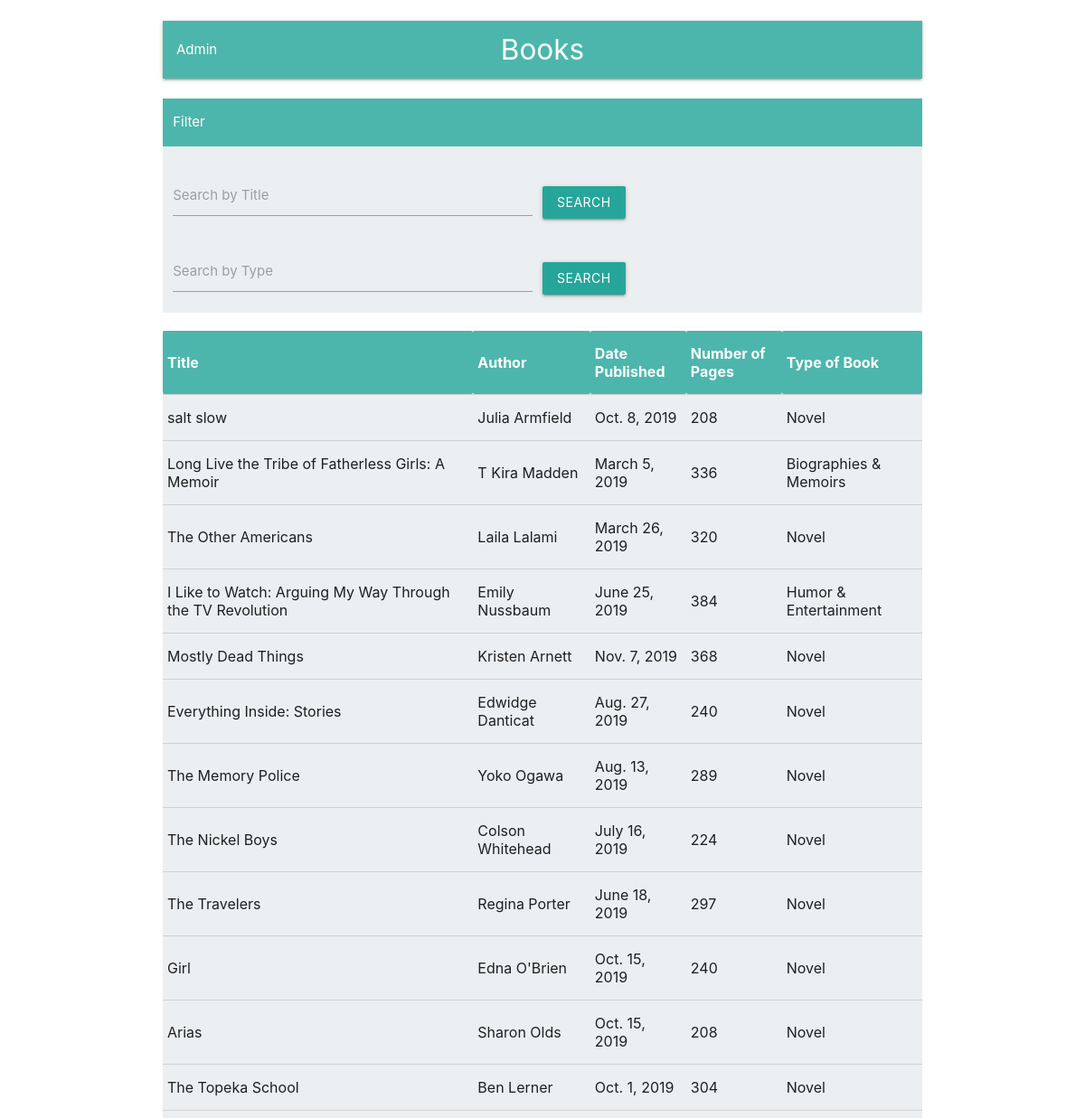
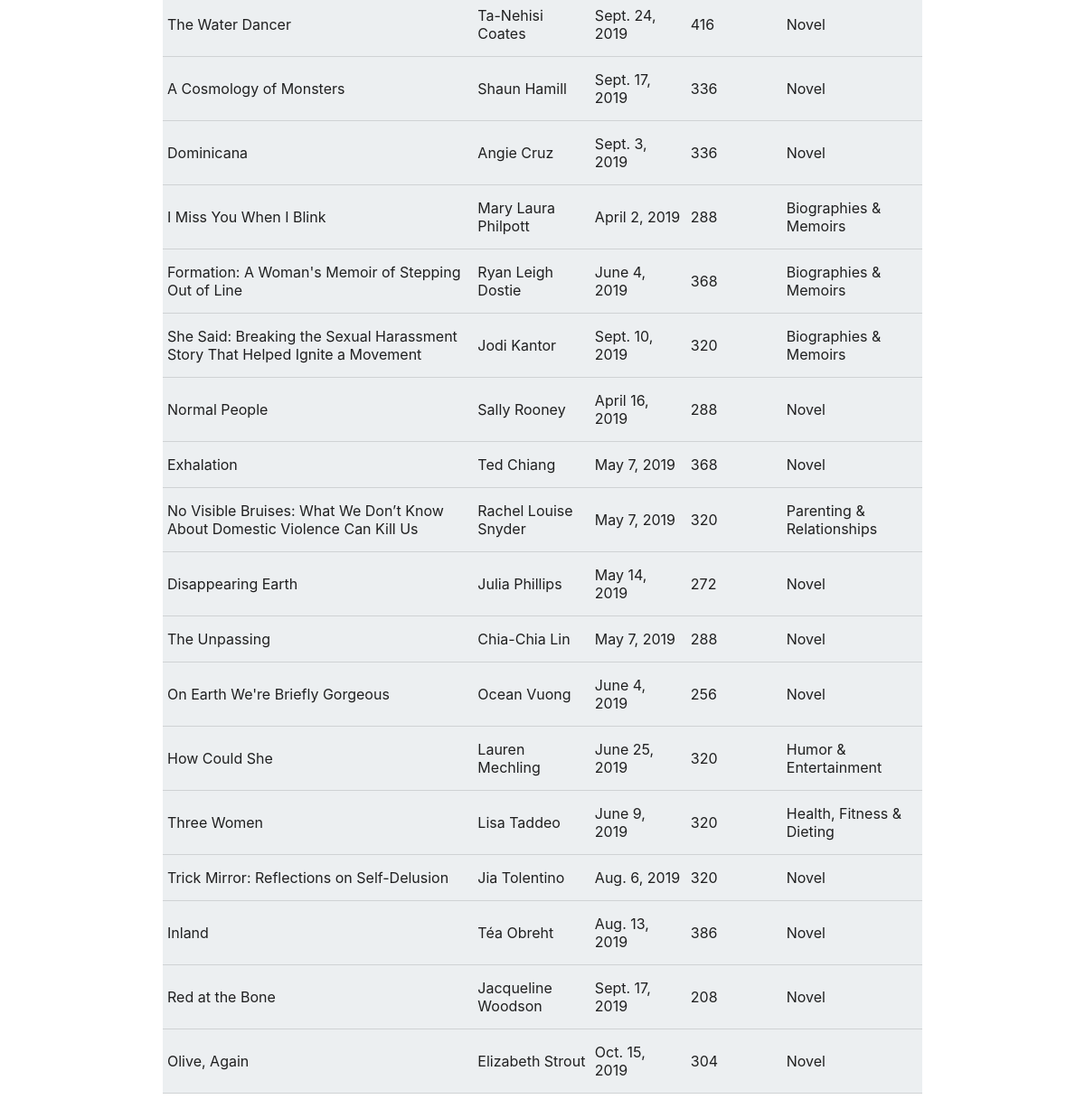
The page / on the database its author committed (2 pictures, top to bottom).
### main/models.py (models this page shows)
class Book(models.Model):
    book_title = models.CharField(max_length=200)
    book_author = models.CharField(max_length=100)
    book_published = models.DateField("data published", default='')
    book_pages = models.PositiveSmallIntegerField()
    book_type = models.CharField(max_length=100)
    book_picturename = models.CharField(max_length=200, default='')

### main/views.py (the view)
# urls.py: path("", views.homepage, name="homepage"),
def homepage(request):
    return render(request=request,
                    template_name="main/home.html",
                    context = {"books": Book.objects.all})

### main/templates/main/home.html (shortened to what this page needs)
<head>
    {% load static %}
    <link rel="stylesheet" href="{% static "main/css/materialize.css" %}">
</head>
<body>
    <br>
    <div class="container">
        <nav>
            <div class="nav-wrapper teal lighten-2">
            <a href="#" class="brand-logo center">Books</a>
            <ul id="nav-mobile" class="left hide-on-med-and-down">
                <li><a href="admin/">Admin</a></li>
            </ul>
            </div>
        </nav>
        <br>
        <div class="row">
            <div class="col s12 teal lighten-2 ">
                <p style = "color:white">Filter</p>
            </div>
            <form class="col s12"></form>
            <div class="row" style="margin-bottom: 0em;">
                <div class="input-field col s6">
                    <input id="title" type="text" class="validate">
                    <label for="title">Search by Title</label>
                </div>
                <button class="btn waves-effect waves-light" type="submit" name="action" style="top: 2em;">Search
                </button>
            </div>
            <div class="row" style="margin-bottom: 0em;">
                <div class="input-field col s6">
                    <input id="type" type="text" class="validate">
                    <label for="type">Search by Type</label>
                </div>
                <button class="btn waves-effect waves-light" type="submit" name="action" style="top: 2em;">Search
                </button>
                </div>
        </div>
        <div class = "row">
            <table class="highlight">
            <thead class="nav-wrapper teal lighten-2" style="color: white;">
                <tr>
                    <th>Title</th>
                    <th>Author</th>
                    <th>Date Published</th>
                    <th>Number of Pages</th>
                    <th>Type of Book</th>
                </tr>
            </thead>
            <tbody>
                {% for book in books %}
                    <tr>
                        <td>{{book.book_title}}</td>
                        <td>{{book.book_author}}</td>
                        <td>{{book.book_published}}</td>
                        <td>{{book.book_pages}}</td>
                        <td>{{book.book_type}}</td>
                    </tr>
                {% endfor %}
            </tbody>
            </table>
        </div>
        <br>
    </div>
</body>

### rows shown on the page
Book: book_title "salt slow", book_author "Julia Armfield", book_published "Oct. 8, 2019", book_pages "208", book_type "Novel"
Book: book_title "Long Live the Tribe of Fatherless Girls: A Memoir", book_author "T Kira Madden", book_published "March 5, 2019", book_pages "336", book_type "Biographies & Memoirs"
Book: book_title "The Other Americans", book_author "Laila Lalami", book_published "March 26, 2019", book_pages "320", book_type "Novel"
Book: book_title "I Like to Watch: Arguing My Way Through the TV Revolution", book_author "Emily Nussbaum", book_published "June 25, 2019", book_pages "384", book_type "Humor & Entertainment"
Book: book_title "Mostly Dead Things", book_author "Kristen Arnett", book_published "Nov. 7, 2019", book_pages "368", book_type "Novel"
Book: book_title "Everything Inside: Stories", book_author "Edwidge Danticat", book_published "Aug. 27, 2019", book_pages "240", book_type "Novel"
Book: book_title "The Memory Police", book_author "Yoko Ogawa", book_published "Aug. 13, 2019", book_pages "289", book_type "Novel"
Book: book_title "The Nickel Boys", book_author "Colson Whitehead", book_published "July 16, 2019", book_pages "224", book_type "Novel"
Book: book_title "The Travelers", book_author "Regina Porter", book_published "June 18, 2019", book_pages "297", book_type "Novel"
Book: book_title "Girl", book_author "Edna O'Brien", book_published "Oct. 15, 2019", book_pages "240", book_type "Novel"
Book: book_title "Arias", book_author "Sharon Olds", book_published "Oct. 15, 2019", book_pages "208", book_type "Novel"
Book: book_title "The Topeka School", book_author "Ben Lerner", book_published "Oct. 1, 2019", book_pages "304", book_type "Novel"
Book: book_title "The Water Dancer", book_author "Ta-Nehisi Coates", book_published "Sept. 24, 2019", book_pages "416", book_type "Novel"
Book: book_title "A Cosmology of Monsters", book_author "Shaun Hamill", book_published "Sept. 17, 2019", book_pages "336", book_type "Novel"
Book: book_title "Dominicana", book_author "Angie Cruz", book_published "Sept. 3, 2019", book_pages "336", book_type "Novel"
Book: book_title "I Miss You When I Blink", book_author "Mary Laura Philpott", book_published "April 2, 2019", book_pages "288", book_type "Biographies & Memoirs"
Book: book_title "Formation: A Woman's Memoir of Stepping Out of Line", book_author "Ryan Leigh Dostie", book_published "June 4, 2019", book_pages "368", book_type "Biographies & Memoirs"
Book: book_title "She Said: Breaking the Sexual Harassment Story That Helped Ignite a Movement", book_author "Jodi Kantor", book_published "Sept. 10, 2019", book_pages "320", book_type "Biographies & Memoirs"
Book: book_title "Normal People", book_author "Sally Rooney", book_published "April 16, 2019", book_pages "288", book_type "Novel"
Book: book_title "Exhalation", book_author "Ted Chiang", book_published "May 7, 2019", book_pages "368", book_type "Novel"
Book: book_title "No Visible Bruises: What We Don’t Know About Domestic Violence Can Kill Us", book_author "Rachel Louise Snyder", book_published "May 7, 2019", book_pages "320", book_type "Parenting & Relationships"
Book: book_title "Disappearing Earth", book_author "Julia Phillips", book_published "May 14, 2019", book_pages "272", book_type "Novel"
Book: book_title "The Unpassing", book_author "Chia-Chia Lin", book_published "May 7, 2019", book_pages "288", book_type "Novel"
Book: book_title "On Earth We're Briefly Gorgeous", book_author "Ocean Vuong", book_published "June 4, 2019", book_pages "256", book_type "Novel"
Book: book_title "How Could She", book_author "Lauren Mechling", book_published "June 25, 2019", book_pages "320", book_type "Humor & Entertainment"
Book: book_title "Three Women", book_author "Lisa Taddeo", book_published "June 9, 2019", book_pages "320", book_type "Health, Fitness & Dieting"
Book: book_title "Trick Mirror: Reflections on Self-Delusion", book_author "Jia Tolentino", book_published "Aug. 6, 2019", book_pages "320", book_type "Novel"
Book: book_title "Inland", book_author "Téa Obreht", book_published "Aug. 13, 2019", book_pages "386", book_type "Novel"
Book: book_title "Red at the Bone", book_author "Jacqueline Woodson", book_published "Sept. 17, 2019", book_pages "208", book_type "Novel"
Book: book_title "Olive, Again", book_author "Elizabeth Strout", book_published "Oct. 15, 2019", book_pages "304", book_type "Novel"
